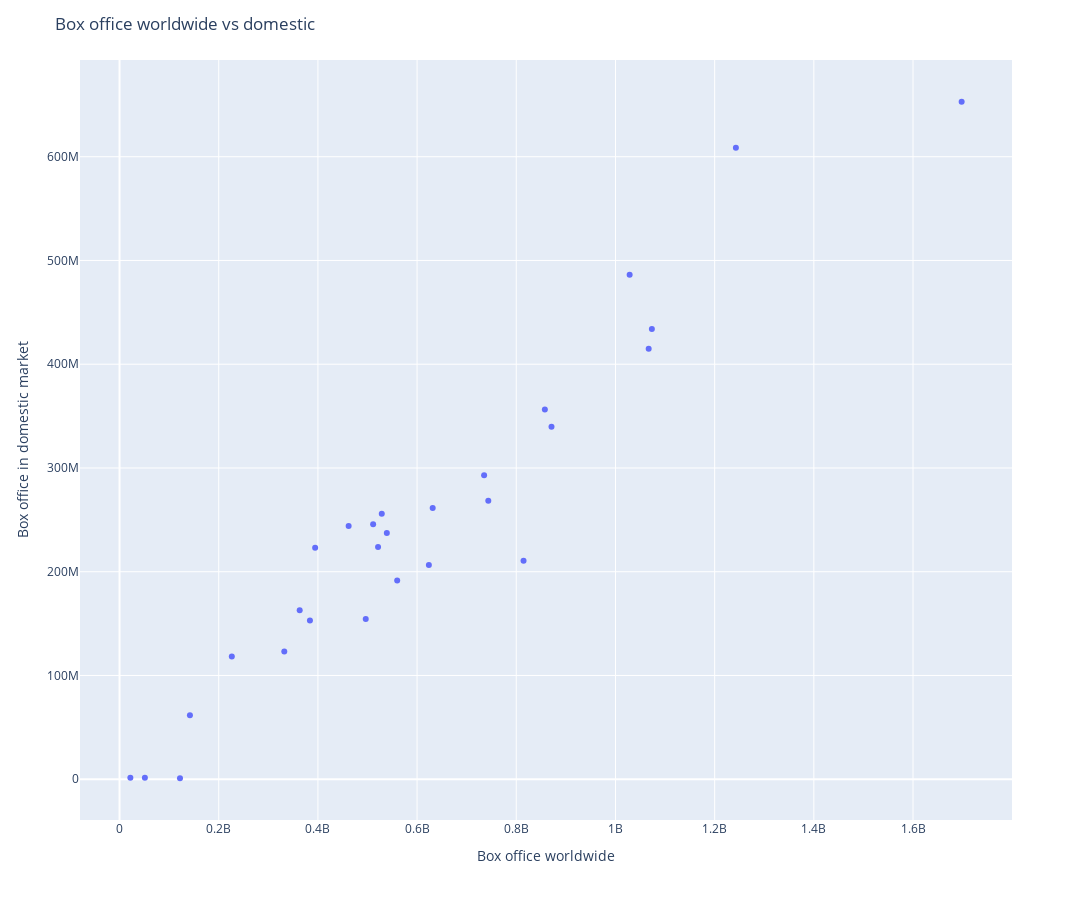

The notebook cell this image was saved under:
### Markdown cell above
## Q2: Compare the box office performace between domestic market (US and Canada) and international market (other countries)

### Code cell
fig = px.scatter(df, x = df["box_office_worldwide"], y = df["box_office_us_canada"], width= 1200, height = 900)
fig.update_layout(xaxis = dict(title = "Box office worldwide", showgrid = True),
                  yaxis = dict(title = "Box office in domestic market", showgrid = True), 
                  title = "Box office worldwide vs domestic")
fig.show()

### Figure 1 — Plotly figure (JSON) as saved in the notebook; plotly's stock layout.template omitted (floating-point values rounded to 4 significant figures)
{"data": [{"hovertemplate": "box_office_worldwide=%{x}<br>box_office_us_canada=%{y}<extra></extra>", "legendgroup": "", "marker": {"color": "#636efa", "symbol": "circle"}, "mode": "markers", "name": "", "orientation": "v", "showlegend": false, "type": "scatter", "x": [394436586, 363258859, 511358276, 528773250, 871014978, 631442092, 461983149, 623726085, 521311860, 735099082, 1066969703, 559852396, 538983207, 743559607, 857611174, 332207671, 1028570889, 383930656, 814641172, 1242805359, 1073394593, 141940042, 121903885, 51112314, 21813358, 226425420, 496444308, 1698030965], "xaxis": "x", "y": [223225679, 162798565, 245852179, 255873250, 339714978, 261441092, 244082982, 206445654, 223808164, 293004164, 415004880, 191452396, 237283207, 268492764, 356461711, 123087120, 486295561, 152901115, 210460015, 608581744, 434038008, 61555145, 946154, 1324302, 1399001, 118307188, 154426697, 652980194], "yaxis": "y"}], "layout": {"height": 900, "legend": {"tracegroupgap": 0}, "margin": {"t": 60}, "title": {"text": "Box office worldwide vs domestic"}, "width": 1200, "xaxis": {"anchor": "y", "autorange": true, "domain": [0, 1], "range": [-78830000.0, 1799000000.0], "showgrid": true, "title": {"text": "Box office worldwide"}, "type": "linear"}, "yaxis": {"anchor": "x", "autorange": true, "domain": [0, 1], "range": [-39290000.0, 693200000.0], "showgrid": true, "title": {"text": "Box office in domestic market"}, "type": "linear"}}}
